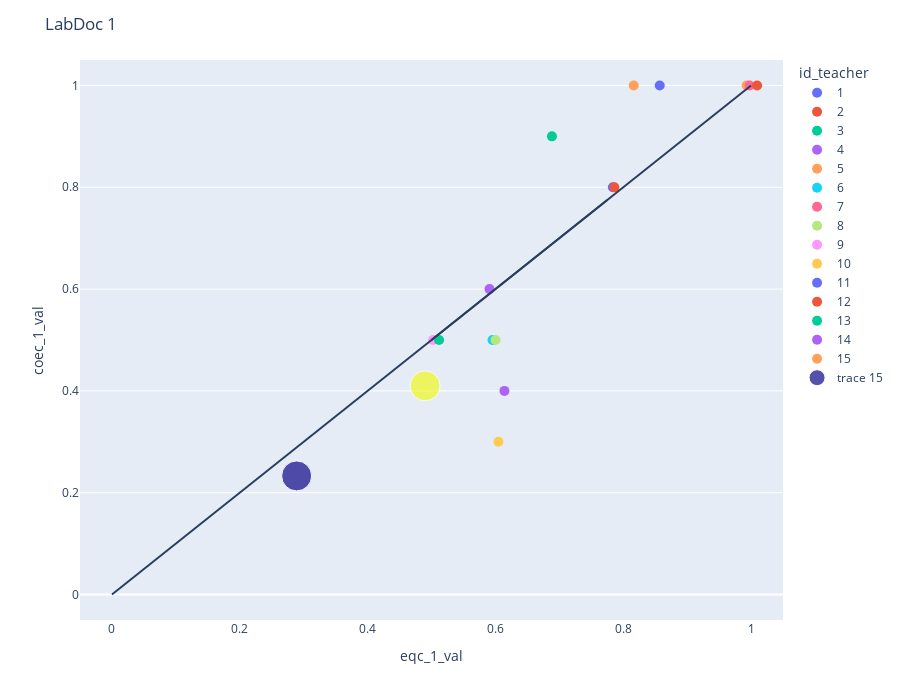
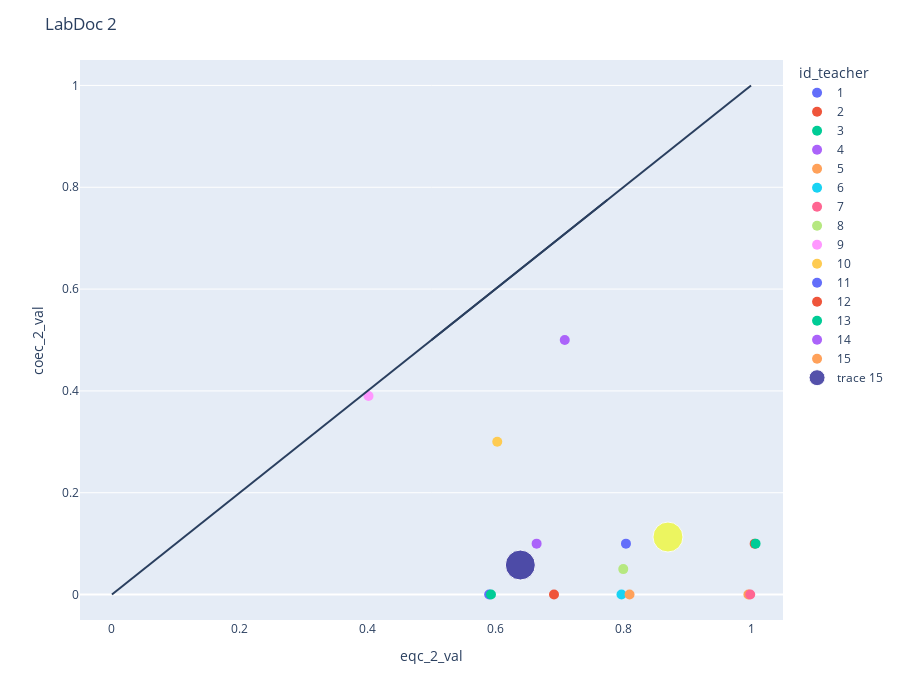
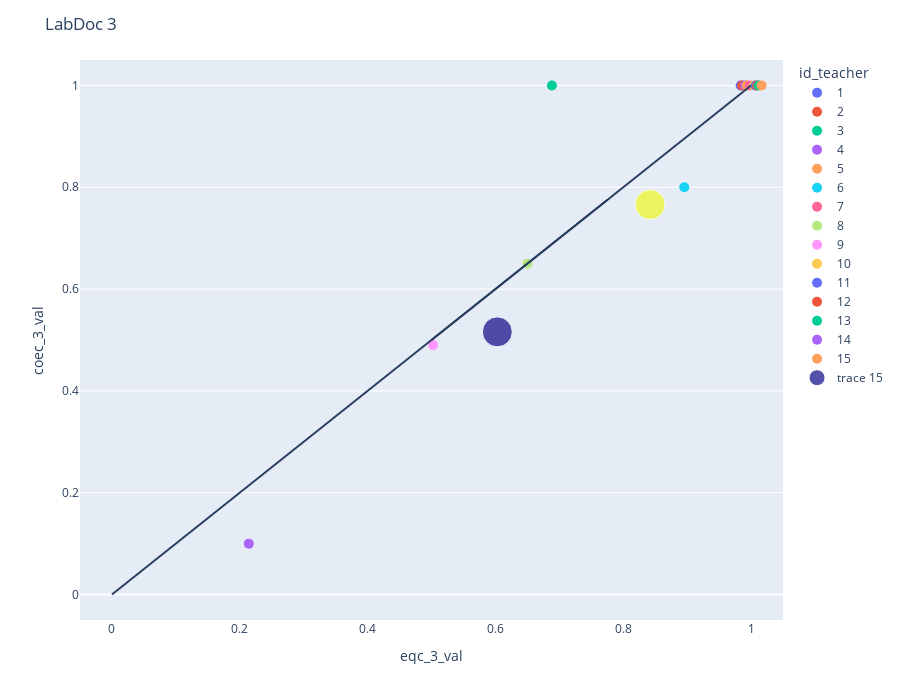
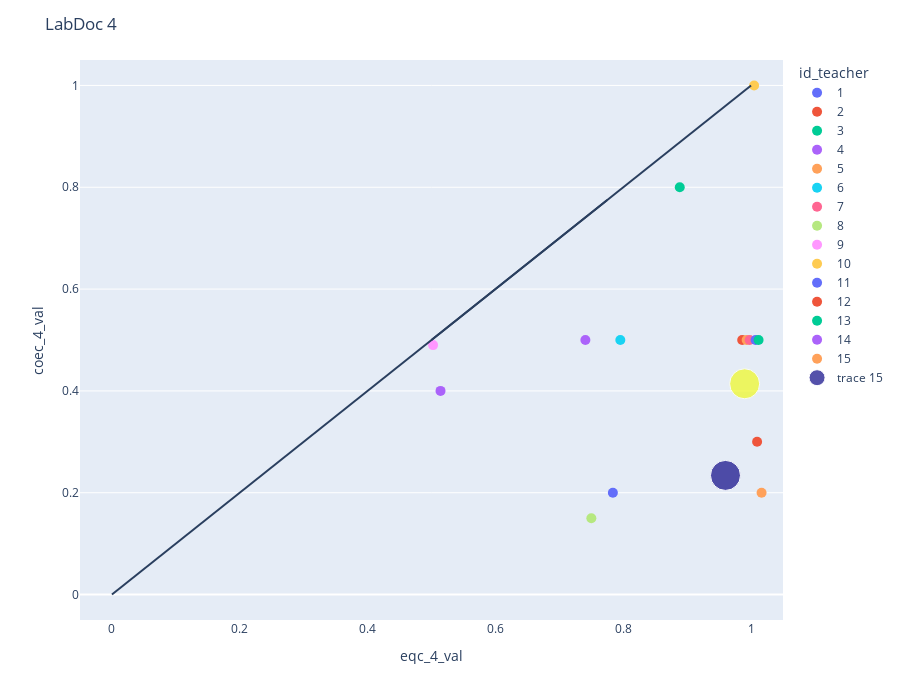

The cell these charts' notebook holds for them, in order:
### Code cell
for i in range(1,13):
    lds = lds_new_radius
    ld = lds[["id_teacher",f'st_{i}',f'eqc_{i}_lev',f'eqc_{i}_val',f'coec_{i}_lev',f'coec_{i}_val',
             'rmsd_eqc', 'rmsd_sr_eqc', 'rmsd_coec', 'rmsd_sr_coec',f'radius_sr_{i}',f'radius_{i}']]

    fig = px.strip(ld, x=f'eqc_{i}_val', y=f"coec_{i}_val" ,color="id_teacher",range_x=[-0.05,1.05],range_y=[-0.05,1.05],hover_name ="id_teacher",
                   hover_data=[f'st_{i}',f'eqc_{i}_lev',f'coec_{i}_lev','rmsd_eqc', 'rmsd_sr_eqc', 'rmsd_coec', 'rmsd_sr_coec',f'radius_sr_{i}',f'radius_{i}'])
    fig.update_layout(width=900, height=700,title = f"LabDoc {i}")
    fig.add_shape(type="line",
                  x0=0, 
                  y0=0, 
                  x1=1, 
                  y1=1)

    fig.add_shape(type='line',x0=.5,y0=.5)
    fig.update_traces(marker_size=10)



    eqc = list(val[[f'eqc_{i}']].iloc[0]) + list(val[[f'eqc_{i}']].iloc[2])
    coec = list(val[[f'coec_{i}']].iloc[0]) + list(val[[f'coec_{i}']].iloc[2])

    fig.add_trace(go.Scatter(x=eqc,y=coec, mode='markers', marker=dict(size=[30, 30],
                    color=[2, 3]))
    )



    config = dict({'scrollZoom': False})
    fig.show(config=config)

    fig.write_html(f"labdocs_vizu/labdoc_{i}.html")
